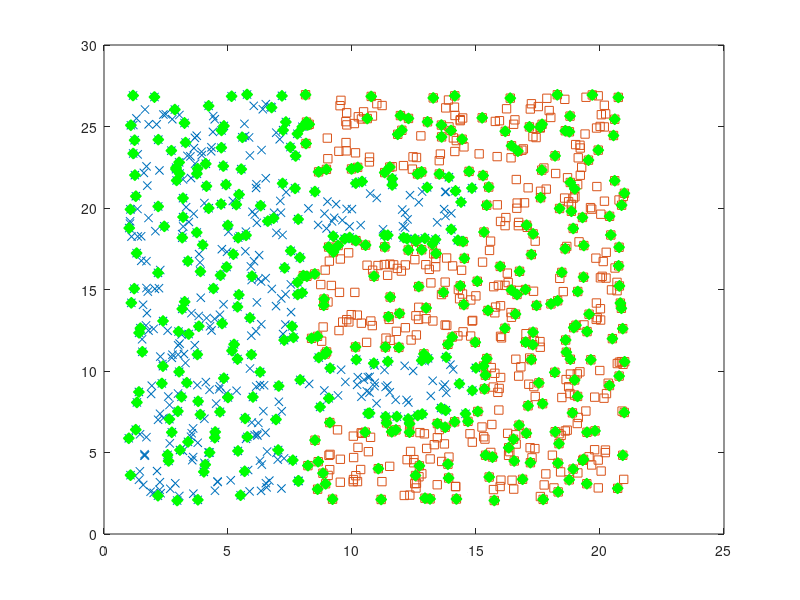

The MATLAB source for this figure:
# Cargamos los datos de test y entrenamiento
load data/hart/tr.dat;          # Muestras entrenamiento
load data/hart/trlabels.dat;    # Etiquetas entrenamiento
load data/hart/ts.dat;          # Muestras test
load data/hart/tslabels.dat     # Etiquetas test

N = rows(tr);

# El tipo de kernel "-t 2" corresponde al tipo "one-class SVM"
# Res es un tipo estructurado que contiene, entre otros:
#   los parámetros del modelo
#   los ı́ndices de los vectores que han resultado ser vectores soporte
#   el multiplicador de Lagrange
res = svmtrain(trlabels, tr, '-t 2 -c 1');

# Representación gráfica de las muestras que nos permite observar 
# que no son linealmente separables
plot(tr(trlabels==1,1),
tr(trlabels==1,2),"x",
tr(trlabels==2,1),
tr(trlabels==2,2),"s");
pause(2);

# Representación gráfica de las muestras junto a los vectores soporte
plot(tr(trlabels==1,1),
     tr(trlabels==1,2),"x",
     tr(trlabels==2,1),
     tr(trlabels==2,2),"s",
     tr(res.sv_indices,1),
     tr(res.sv_indices,2),"dg","markersize",8,"markerfacecolor","g");

# Calculo de la probabilidad empirica de error
# Empleando las etiquetas predichas
predictedLabels = svmpredict(tslabels,ts, res,'');
p = mean(predictedLabels==tslabels);

# Calculo del intervalo de confianza
epsilon = 1.96 * sqrt(p * (1 - p) / N)
intlow = p - epsilon
intup = p + epsilon
printf("El intervalo de confianza es [%f, %f]\n", intlow * 100, intup * 100);